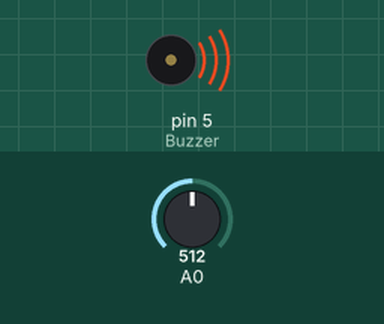
Simulated run of this sketch. Board: Arduino Uno, built with avr-gcc and run on an emulated ATmega328P. Shown: buzzer (waves = sounding). Inputs (shaded band) come from the test bench; at power-on: A0 = 512.

Above: at 0.1 s.
Timing chart, 0 to 1.6 s (numbered marks = the images above):
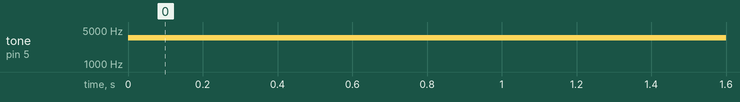

Measured:
- by itself, tone on pin 5 (Buzzer): silent → 3497 Hz at 0.00 s

The sketch:

teremin.ino
```cpp
/***************************************
 * ROBOCORE ARDUINO KIT INICIANTE
 * Projeto Theremin Agudo
\***************************************/
int ValorSensor = 0;
int nota = 0;
const int Buzzer = 5;

void setup()
{}

void loop()
{
  ValorSensor = analogRead(A0);
  nota = map(ValorSensor, 1023, 0, 1000, 6000);
  tone(Buzzer, nota, 20);
  delay(10);
}
```
